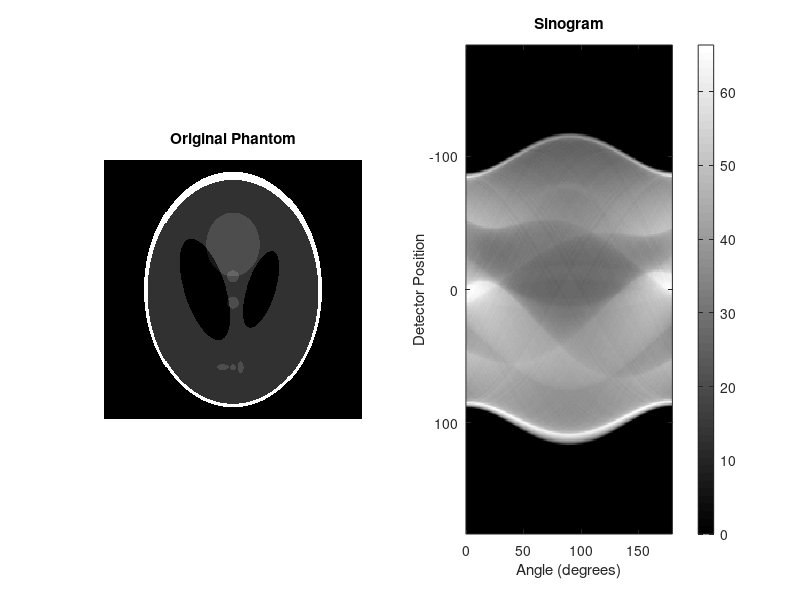

Recreate this plot in MATLAB. (Note: this script raises an error after producing the figure.)
clear; clc; close all;

phantomSize = 256;       % Image size
numAngles = 180;         % Number of projection angles
theta = linspace(0, 179, numAngles);

phantomImg = phantom(phantomSize);

[sinogram, xp] = radon(phantomImg, theta);

figure;
subplot(1,2,1);
imshow(phantomImg, []);
title('Original Phantom');

subplot(1,2,2);
imagesc(theta, xp, sinogram);
colormap gray; colorbar;
title('Sinogram');
xlabel('Angle (degrees)'); ylabel('Detector Position');

reconImg = FFBP(sinogram, theta);

figure;
imshow(reconImg, []);
title('Reconstructed Image (FFBP)');
